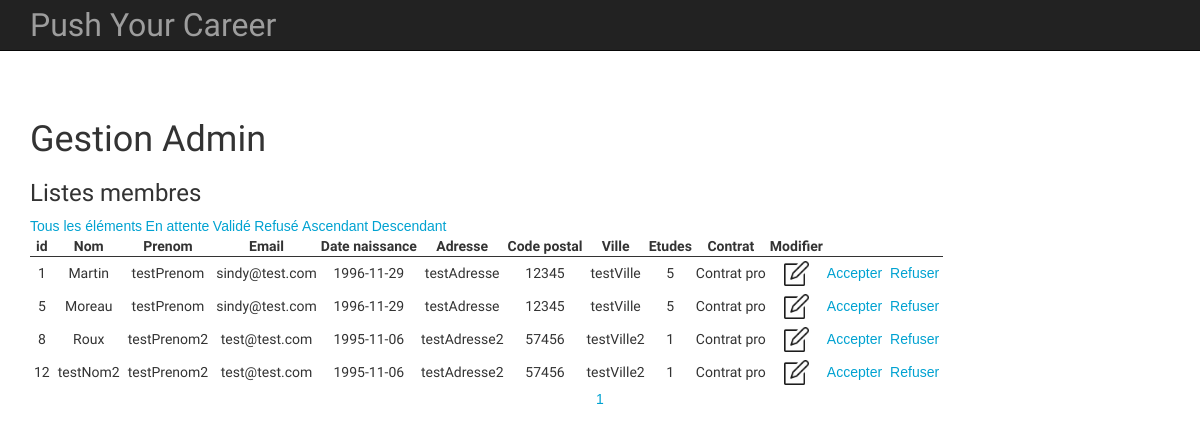
Before: /public/admin.php?p=home&etat=1 with the older database file.
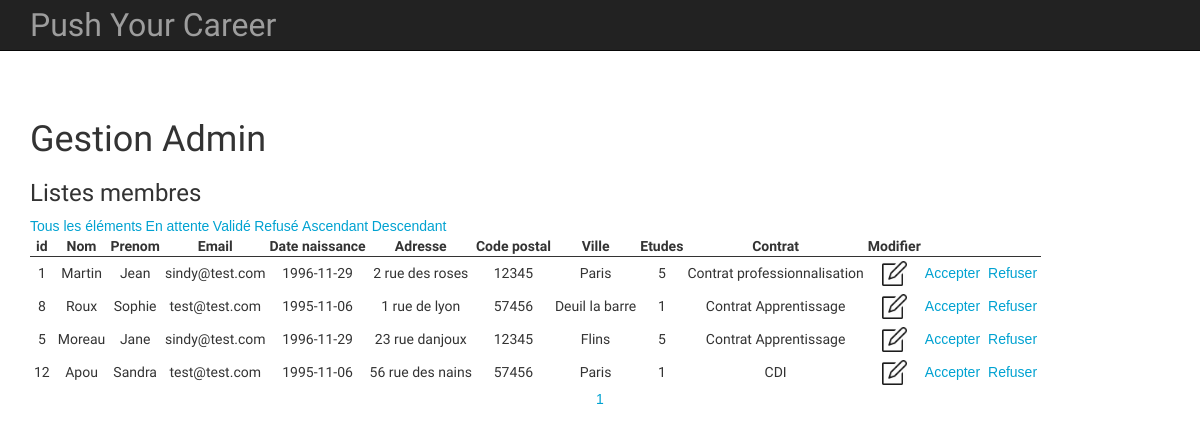
After: the same page with the newer database file.
### tables this page shows
CREATE TABLE `membre` (
  `id` int(11) NOT NULL,
  `nom` varchar(50) NOT NULL,
  `prenom` varchar(50) NOT NULL,
  `email` varchar(30) NOT NULL,
  `date_naissance` date NOT NULL,
  `adresse` varchar(50) NOT NULL,
  `code_postal` varchar(20) NOT NULL,
  `ville` varchar(250) NOT NULL,
  `type_contrat` varchar(50) NOT NULL,
  `id_etat_inscription` int(11) DEFAULT '1',
  `civilite` enum('Mme','Mr') DEFAULT NULL,
  `niveau_etude` enum('1','2','3','4','5','autre') DEFAULT NULL,
  `date_inscription` datetime NOT NULL DEFAULT CURRENT_TIMESTAMP
);

### app/App.php (called while the page is built, shortened)
<?php
    class App{
        private $db_instance;
        private static $_instance;
        public static function getInstance(){
            if (is_null(self::$_instance)) {
                self::$_instance = new App();
            }
            return self::$_instance;
        }
        public function getTable($name){
            return new $class_name($this->getDB());
        }
        public function getController($name){
            return new $class_name($this->getDB());
        }
        public function getDB(){
            $config = \core\Config::getInstance(ROOT.'/config/config.php');
            if (is_null($this->db_instance)){
                $this->db_instance =  new \core\Database($config->get("db_name"), $config->get("db_user"), $config->get("db_pass"), $config->get("db_host"));
            }
            return $this->db_instance;
        }
    }

### core/Config.php (called while the page is built, shortened)
<?php
    class Config{
        private $settings = [];
        private static $_instance;
        public function __construct($file){
            $this->settings = require($file);
        }
        public static function getInstance($file){
            if (is_null(self::$_instance)){
                self::$_instance = new Config($file);
            }
            return self::$_instance;
        }
        public function get($key){
            return $this->settings[$key];
        }
    }
?>

### config/config.php (called while the page is built)
<?php
    return array(
        "db_user" => "root",
        "db_pass" => "",
        "db_host" => "localhost",
        "db_name" => "project_event"
    );
?>

### app/controllers/Membre_controller.php (called while the page is built, shortened)
<?php
    class Membre_controller extends \core\controller\Controller {
        protected $membre;
        public function __construct(){
            $this->membre = \App\App::getInstance()->getTable("Membre");
        }
        public function index(){
            if (!isset($_GET['etat'])){
                if(!isset($_GET['ordre']) || $_GET['ordre'] == 'ASC'){
                    $_GET['ordre'] = 'ASC';
                    return 'ASC';
                }
                if ($_GET['ordre'] == 'DESC'){
                    $_GET['ordre'] = 'DESC';
                    return 'DESC';
                }
            }
            else if(isset($_GET['etat'])){
                if(!isset($_GET['ordre']) || $_GET['ordre'] == 'ASC'){
                    return 'ASC';
                }
                else{
                    $_GET['ordre'] = 'DESC';
                    return 'DESC';
                }
            }
            return null;
        }
        public function pagination($ordre)
        {
            $perPage = 4;
            $pagecourante = intval($_GET['page']);
            $depart = ($pagecourante-1)*4;
            if (!isset($_GET['etat'])){
                $membrePage = $this->membre->getMembrePage($ordre, $depart, $perPage);
            }
            else{
                $membrePage = $this->membre->getMembreEtatPage($_GET['etat'], $ordre, $depart, $perPage);
            }
            return $membrePage;
        }
        public function pageMax($ordre){
            $perPage = 4;
            if (!isset($_GET['etat'])){
                $size = sizeof($this->membre->getMembre($ordre));
            }
            else{
                $size = sizeof($this->membre->getMembreEtatInscription($_GET['etat'], $ordre));
            }
            $pageMax = ceil($size / $perPage);
            return $pageMax;
        }
        public function url(){
            $url = 'p=home';
            if(isset($_GET['etat'])){
                $url = 'admin.php?'.$url.'&etat='.$_GET['etat'];
            }
            else if(!isset($_GET['etat'])){
                $url = 'admin.php?'.$url;
            }
            return $url;
        }
    }

### core/model/Model.php (called while the page is built, shortened)
<?php
    class Model{
        public function __construct(Database $db){
            $this->db = $db;
        }
    }

### core/Database.php (called while the page is built, shortened)
<?php
	class Database{
		private $db_name;
		private $db_user;
		private $db_pass;
		private $db_host;
		private $pdo;
		public function __construct($db_name, $db_user, $db_pass, $db_host){
			$this->db_name = $db_name;
			$this->db_user = $db_user;
			$this->db_pass = $db_pass;
			$this->db_host = $db_host;
		}
		public function getPDO(){
			if($this->pdo === null){
				$pdo = new PDO('mysql:dbname='.$this->db_name.';host='.$this->db_host.';charset=utf8', ''.$this->db_user.'', ''.$this->db_pass.'');
				$pdo->setAttribute(PDO::ATTR_ERRMODE, PDO::ERRMODE_EXCEPTION);
				$this->pdo = $pdo;
			}
			return $this->pdo;
		}
        public function prepare($statment, $attributes){
            $req = $this->getPDO()->prepare($statment);
            $req->execute($attributes);
            $req->setFetchMode(PDO::FETCH_OBJ);
            $datas = $req->fetchAll(PDO::FETCH_OBJ);
            return $datas;
        }
	}
?>

### app/models/Membre_model.php (called while the page is built, shortened)
<?php
	class Membre_model extends \core\model\model{
        public function getMembreEtatPage($etat_inscription, $ordre, $limm, $limp){
            return $this->db->prepare('SELECT * FROM membre WHERE id_etat_inscription = ? ORDER BY date_inscription '.$ordre." LIMIT ".$limm.", ".$limp, [$etat_inscription]);
        }
        public function getMembreEtatInscription($etat_inscription, $ordre){
            return $this->db->prepare('SELECT * FROM membre WHERE id_etat_inscription = ? ORDER BY date_inscription '.$ordre, [$etat_inscription]);
        }
	}
?>

### app/views/admin/table_membre_type.php (the view)
<?php if(!empty($membrePage)):?>
<table class="admin-table-gestion">
	<tr class="tr-table-admin-gestion">
		<th>id</th>
		<th>Nom</th>
		<th>Prenom</th>
		<th>Email</th>
		<th>Date naissance</th>
		<th>Adresse</th>
		<th>Code postal</th>
		<th>Ville</th>
		<th>Etudes</th>
		<th>Contrat</th>
		<th>Modifier</th>
	</tr>
<?php else:print "Aucun résultat !";?>
<?php endif ;?>
	<?php foreach($membrePage as $membreData) : ?>
		<tr>
			<td><?php print $membreData->id ?></td>
			<td><?php print $membreData->nom ?></td>
			<td><?php print $membreData->prenom ?></td>
			<td><?php print $membreData->email ?></td>
			<td><?php print $membreData->date_naissance ?></td>
			<td><?php print $membreData->adresse ?></td>
			<td><?php print $membreData->code_postal ?></td>
			<td><?php print $membreData->ville ?></td>
			<td><?php print $membreData->niveau_etude ?></td>
			<td><?php print $membreData->type_contrat ?></td>
			<td>
				<a href="admin.php?p=edit_table&id=<?php print $membreData->id ?>">
					<img src="../../projet_event/public/images/update.png"  class="icon-admin-gestion">
				</a>
			</td>
			<?php if($_GET['etat'] == 1):?>
				<td><a href="admin.php?p=confirm&e_id=2&m_id=<?php print $membreData->id ?>">Accepter</a></td>
				<td><a href="admin.php?p=confirm&e_id=3&m_id=<?php print $membreData->id ?>">Refuser</a></td>
			<?php endif;?>
		</tr>
	<?php endforeach; ?>
</table>
<div style="text-align: center">
<?php if (isset($nbPage)):
	for ($i=1; $i<=$nbPage;$i++):?>
		<p style="display: inline-block;"><a href="<?php print $url ?>&page=<?php print $i ?>&odre=<?php print $_GET['ordre'] ?>"><?php print $i ?></a></p>
	<?php endfor;
endif;?>
</div>

### public/admin.php (shortened to what this page needs)
<?php
    require ROOT.'/app/App.php';
    $app = App\App::getInstance();
    if (isset($_GET['p'])) {
        $p = $_GET['p'];
    }
    else{
        $p = 'home';
    }
    $controller = $app->getController('Membre');
    switch ($p) {
        case 'home':
            $ordre = $controller->index();
            $membrePage = $controller->pagination($ordre);
            $nbPage = $controller->pageMax($ordre);
            $url = $controller->url();
            include ROOT.'/app/views/admin/index.php';
            break;
    }
    $content = ob_get_clean();
    require ROOT.'/app/views/template/default_admin.php';
?>

### app/views/admin/index.php
<h1>Gestion Admin</h1>
<div class="ul-gestion-admin-type-membre">
    <h3>Listes membres</h3>
    <p><a href="admin.php?p=home&page=<?php print $_GET['page'] ?>">Tous les éléments</a></p>
    <p><a href="admin.php?p=home&etat=1">En attente</a></p>
    <p><a href="admin.php?etat=2">Validé</a></p>
    <p><a href="admin.php?p=home&etat=3">Refusé</a></p>
    <p><a href="<?php print $url."&page=".$_GET['page']."&ordre=ASC"?>">Ascendant</a></p>
    <p><a href="<?php print $url."&page=".$_GET['page']."&ordre=DESC"?>">Descendant</a></p>
</div>
<?php
    if (isset($_GET['etat'])){
        include_once ROOT.'\app\views\admin\table_membre_type.php';
    }
    elseif (isset($_GET['etat']) == null){
        include_once ROOT.'\app\views\admin\table_membre.php';
    }
?>

### app/views/template/default_admin.php (shortened to what this page needs)
<!DOCTYPE html>
<html lang="fr">
  <head>
    <link rel="stylesheet" type="text/css" href="https://maxcdn.bootstrapcdn.com/bootstrap/3.3.7/css/bootstrap.min.css">
    <link rel="stylesheet" type="text/css" href="https://maxcdn.bootstrapcdn.com/font-awesome/4.7.0/css/font-awesome.min.css">
    <link rel="stylesheet" type="text/css" href="../public/css/styleTempo.css">
  </head>
  <body>
    <nav class="navbar navbar-inverse navbar-fixed-top">
      <div class="container">
        <div class="navbar-header">
          <a class="accroche navbar-brand" href="index.php?p=home">Push Your Career</a>
        </div>
      </div>
    </nav>
    <div class="container">
      <div class="starter-template" style="padding-top: 100px">
        <?php print $content; ?>
      </div>
    </div>
  </body>
</html>

### public/css/styleTempo.css (style rules this page uses)
a.accroche { font-family: 'Lobster', cursive; font-size: xx-large; }
table.admin-table-gestion th { text-align: center; }
table.admin-table-gestion td { padding: 4px; text-align: center; }
.tr-table-admin-gestion { border-bottom: solid 1px ; }
table.admin-table-gestion img { max-width: 25px; }
.ul-gestion-admin-type-membre p { display: initial; }
table,td { padding:15px; border-collapse:collapse; }
a { text-decoration:none; color:#00a2d1; font-family:"Courier New", Courier, monospace; font-family:Tahoma, Geneva, sans-serif; }

Changed rows visible on the page:
changed membre "Martin": prenom "testPrenom" → "Jean"; adresse "testAdresse" → "2 rue des roses"; ville "testVille" → "Paris"; type_contrat "Contrat pro" → "Contrat professionnalisation"
changed membre "Roux": prenom "testPrenom2" → "Sophie"; adresse "testAdresse2" → "1 rue de lyon"; ville "testVille2" → "Deuil la barre"; type_contrat "Contrat pro" → "Contrat Apprentissage"; moves up the list
changed membre "Moreau": prenom "testPrenom" → "Jane"; adresse "testAdresse" → "23 rue danjoux"; ville "testVille" → "Flins"; type_contrat "Contrat pro" → "Contrat Apprentissage"
changed membre id 12: nom "testNom2" → "Apou"; prenom "testPrenom2" → "Sandra"; adresse "testAdresse2" → "56 rue des nains"; ville "testVille2" → "Paris"; type_contrat "Contrat pro" → "CDI"
